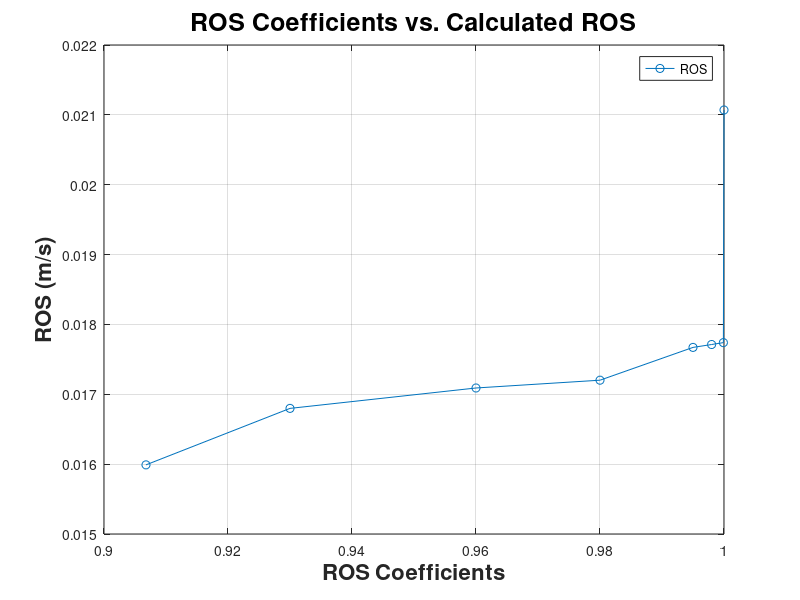

This chart was generated by the following MATLAB code:
%This code plots the backfire rate of spread with the modified adjr0 coefficient 
x = [0.90677 0.93 0.96 0.98 0.995 0.998 0.9999 1];
%y = [0.016343623213698418 0.016343623213698418 0.016968406861031387 ...
%    0.01733921815889029 0.018134509124451997 0.017712621441470035 ...
%    0.017739540319040657 0.022056307586713404];

y = [0.015989734039574453 0.016798221788879665 0.01709021600282394 ...
    0.01720178385015444 0.01767115575900313 0.017712621441470035 ...
    0.017739540319040657 0.02106970673272338];
plot(x, y, '-o')
title('ROS Coefficients vs. Calculated ROS','fontweight','bold','fontsize',18);
xlabel('ROS Coefficients', 'fontweight','bold','fontsize',16);
ylabel('ROS (m/s)','fontweight','bold','fontsize',16);
legend('ROS');
grid on;
